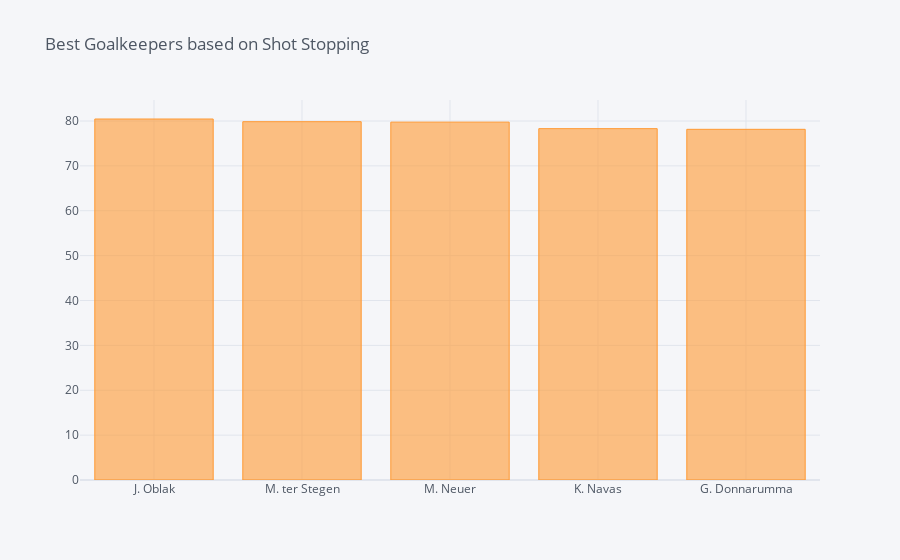

Notebook source saved alongside this figure:
### Code cell
sd = df.sort_values('gk_Shot_Stopper', ascending=False)[:5]
sd.iplot(kind='bar', x='short_name', y='gk_Shot_Stopper', title='Best Goalkeepers based on Shot Stopping')

### Figure 1 — Plotly figure (JSON) as saved in the notebook; plotly's stock layout.template omitted (floating-point values rounded to 4 significant figures)
{"data": [{"marker": {"color": "rgba(255, 153, 51, 0.6)", "line": {"color": "rgba(255, 153, 51, 1.0)", "width": 1}}, "name": "gk_Shot_Stopper", "orientation": "v", "text": "", "type": "bar", "x": ["J. Oblak", "M. ter Stegen", "M. Neuer", "K. Navas", "G. Donnarumma"], "y": [80.45, 79.85, 79.75, 78.3, 78.15]}], "layout": {"legend": {"bgcolor": "#F5F6F9", "font": {"color": "#4D5663"}}, "paper_bgcolor": "#F5F6F9", "plot_bgcolor": "#F5F6F9", "title": {"font": {"color": "#4D5663"}, "text": "Best Goalkeepers based on Shot Stopping"}, "xaxis": {"gridcolor": "#E1E5ED", "showgrid": true, "tickfont": {"color": "#4D5663"}, "title": {"font": {"color": "#4D5663"}, "text": ""}, "zerolinecolor": "#E1E5ED"}, "yaxis": {"gridcolor": "#E1E5ED", "showgrid": true, "tickfont": {"color": "#4D5663"}, "title": {"font": {"color": "#4D5663"}, "text": ""}, "zerolinecolor": "#E1E5ED"}}}
